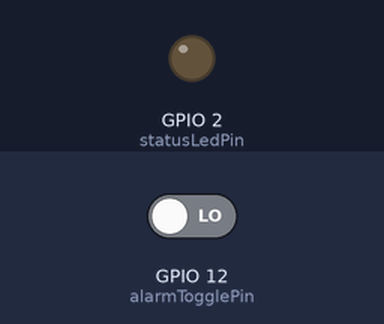
A sketch run on a simulated ESP32. Shown: output pins drawn as LEDs (lit = HIGH). The test bench sets the inputs (shaded band); at power-on: GPIO 12 (alarmTogglePin) LOW. WiFi joins after 1.5 s; servers stay silent unless stated; uploads are accepted with an empty reply; random numbers use the default seed unless the sketch sets one; what the sketch prints to the serial monitor is not drawn.

Above: at 0.1 s.
At 2.7 s:
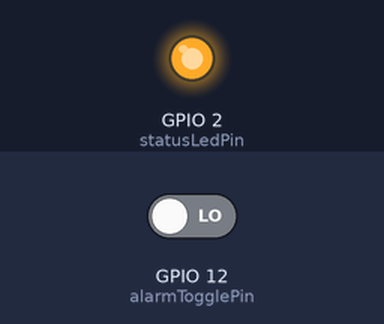
2.8 s: GPIO 12 (alarmTogglePin) driven HIGH
Timing chart, 0 to 5.8 s (numbered marks = the images above; inputs shaded):
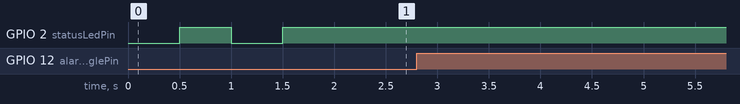

The sketch:

esp32_arduino.ino
```cpp
/*
  SECURE.IoT IDS ESP32 Client Node

  This sketch runs on an ESP32 board, connects to local Wi-Fi,
  and reports mock sensor state or connection volume telemetry
  to the central FastAPI IDS server.
*/

#include <WiFi.h>
#include <HTTPClient.h>

// WiFi Settings - Replace with your network details
const char* ssid = "YOUR_WIFI_SSID";
const char* password = "YOUR_WIFI_PASSWORD";

// FastAPI IDS Server Ingestion Endpoint
// Replace with your server's local IP address
const char* serverUrl = "http://192.168.1.100:8000/api/report-flow";

// Node details
const char* deviceId = "esp32-thermostat-01";
const char* deviceName = "ESP32 Thermostat Node";

// Setup GPIO pins
const int alarmTogglePin = 12; // Pull HIGH to trigger a simulated DDoS attack signature
const int statusLedPin = 2;    // Built-in LED on most ESP32 boards

void setup() {
  Serial.begin(115200);
  pinMode(alarmTogglePin, INPUT_PULLDOWN);
  pinMode(statusLedPin, OUTPUT);

  // Connect to WiFi
  Serial.print("Connecting to Wi-Fi: ");
  Serial.println(ssid);
  WiFi.begin(ssid, password);

  while (WiFi.status() != WL_CONNECTED) {
    delay(500);
    Serial.print(".");
    digitalWrite(statusLedPin, !digitalRead(statusLedPin)); // Flash LED during connect
  }

  digitalWrite(statusLedPin, HIGH); // LED solid on connection
  Serial.println("");
  Serial.println("Wi-Fi connected.");
  Serial.print("IP Address: ");
  Serial.println(WiFi.localIP());
}

void loop() {
  if (WiFi.status() == WL_CONNECTED) {
    HTTPClient http;
    http.begin(serverUrl);
    http.addHeader("Content-Type", "application/json");

    // Read toggle status to determine flow profile
    bool attackTriggered = (digitalRead(alarmTogglePin) == HIGH);

    String jsonPayload;

    if (attackTriggered) {
      // Send simulated high volume SYN flood (DDoS anomaly)
      Serial.println("[!] GPIO Trigger: Sending simulated DDoS telemetry signature...");
      jsonPayload = "{"
        "\"device_id\":\"" + String(deviceId) + "\","
        "\"src_ip\":\"" + WiFi.localIP().toString() + "\","
        "\"dst_ip\":\"192.168.1.1\","
        "\"src_port\":" + String(random(1024, 65535)) + ","
        "\"dst_port\":80,"
        "\"protocol\":6,"
        "\"flow_duration\":0.02,"
        "\"packet_count\":" + String(random(300, 500)) + ","
        "\"byte_count\":" + String(random(20000, 35000)) + ","
        "\"tcp_flags_syn\":1,"
        "\"tcp_flags_ack\":0,"
        "\"tcp_flags_rst\":0,"
        "\"tcp_flags_fin\":0"
      "}";
    } else {
      // Send normal benign MQTT connection flow statistics
      Serial.println("[*] Streaming normal telemetry status...");
      jsonPayload = "{"
        "\"device_id\":\"" + String(deviceId) + "\","
        "\"src_ip\":\"" + WiFi.localIP().toString() + "\","
        "\"dst_ip\":\"192.168.1.10\","
        "\"src_port\":" + String(random(1024, 65535)) + ","
        "\"dst_port\":1883,"
        "\"protocol\":6," // TCP
        "\"flow_duration\":1.5,"
        "\"packet_count\":" + String(random(5, 12)) + ","
        "\"byte_count\":" + String(random(300, 800)) + ","
        "\"tcp_flags_syn\":1,"
        "\"tcp_flags_ack\":1,"
        "\"tcp_flags_rst\":0,"
        "\"tcp_flags_fin\":0"
      "}";
    }

    int httpResponseCode = http.POST(jsonPayload);

    if (httpResponseCode > 0) {
      String response = http.getString();
      Serial.print("Response Code: ");
      Serial.print(httpResponseCode);
      Serial.print(" | ");
      Serial.println(response);
    } else {
      Serial.print("Error sending POST request: ");
      Serial.println(httpResponseCode);
    }

    http.end();
  } else {
    Serial.println("Wi-Fi Disconnected. Reconnecting...");
    WiFi.begin(ssid, password);
  }

  // Send updates every 5 seconds
  delay(5000);
}
```

Measured:
- after the input at 2.8 s, every drawn part: stays the same
